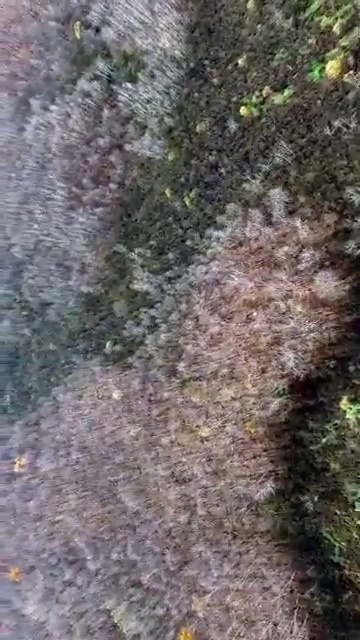
#> input picture ImageMap_V2/file1.jpg, 360 x 640 px; its folder holds only this picture in this run
$ python rotate.py
#> lines starting #> are read from the running program, lines starting #| are printed output that depends on the picture
#> further down, imageOriginal is the input picture: shape (640, 360, 3); mean B, G, R 104, 103.6, 109.8
import os
import cv2
import numpy as np

count = 0

#imageOriginal = cv2.imread('frame7560.jpg')

def rotateImage(image, angel):#parameter angel in degrees
#> called with angel = 90
    height = image.shape[0]
#> height = 640
    width = image.shape[1]
#> width = 360
    height_big = height * 2
#> height_big = 1280
    width_big = width * 2
#> width_big = 720
    image_big = cv2.resize(image, (width_big, height_big))
    image_center = (width_big/2, height_big/2)#rotation center
#> image_center = (360, 640)
    rot_mat = cv2.getRotationMatrix2D(image_center,angel, 0.5)
    result = cv2.warpAffine(image_big, rot_mat, (width_big, height_big), flags=cv2.INTER_LINEAR)
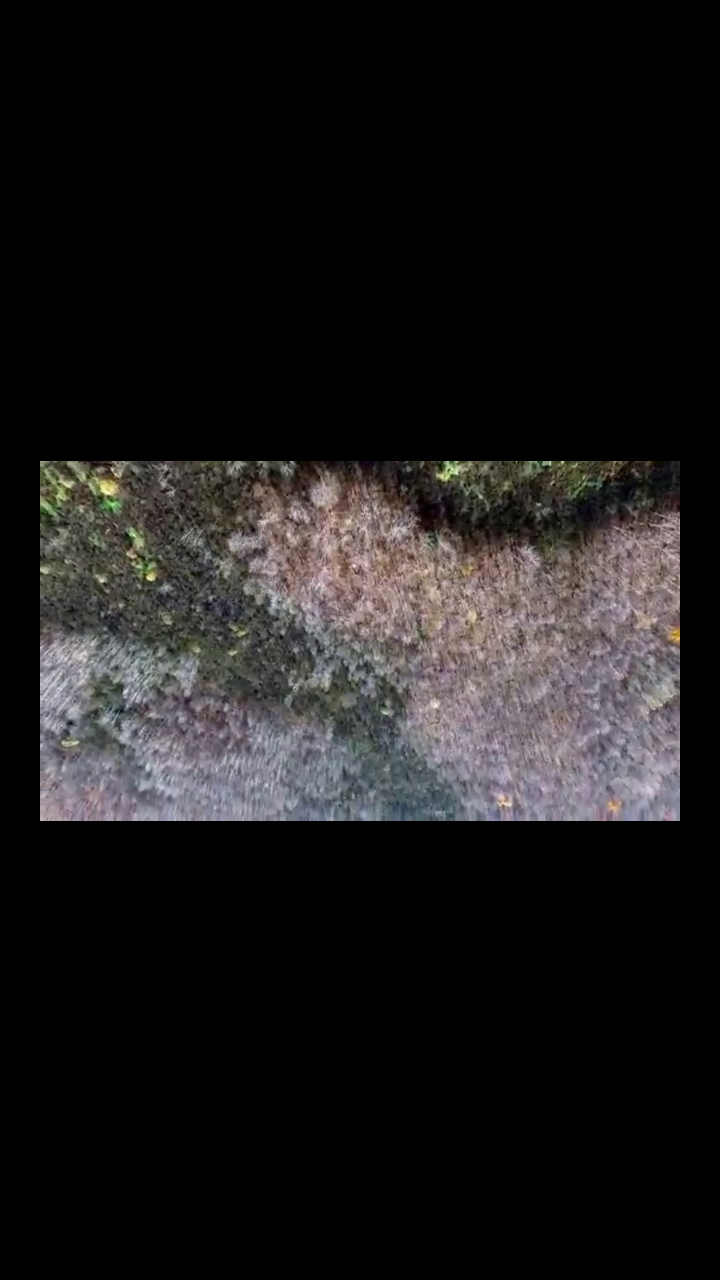
#> result: shape (1280, 720, 3); mean B, G, R 26, 25.9, 27.4
    wrapAfine = np.rot90(image)
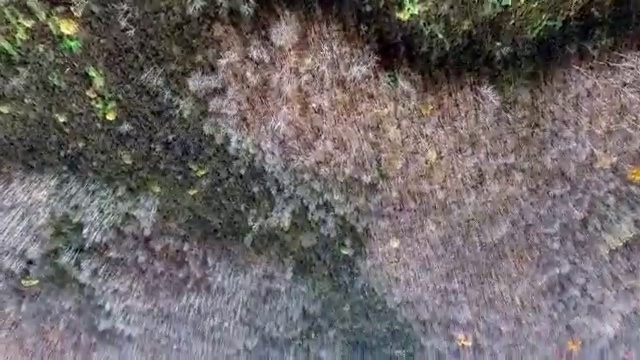
#> wrapAfine: shape (360, 640, 3); mean B, G, R 104, 103.6, 109.8
    return wrapAfine


for filename in os.listdir("."):
    if filename.endswith("jpg"):
        imageOriginal = cv2.imread(filename)
        imageRotated= rotateImage(imageOriginal, 90)
        cv2.imwrite(filename, imageRotated)
        cv2.waitKey()
